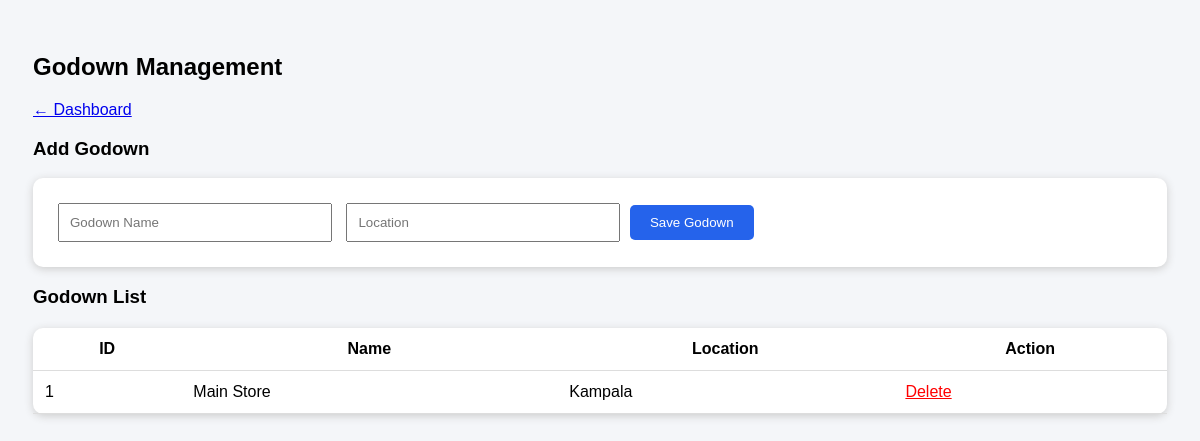
Page /godsown.php (signed in) on the committed database.
### tables this page shows
CREATE TABLE IF NOT EXISTS `godowns` (
  `id` int NOT NULL AUTO_INCREMENT,
  `name` varchar(100) NOT NULL,
  `location` varchar(200) DEFAULT NULL,
  `created_at` timestamp NULL DEFAULT CURRENT_TIMESTAMP,
  PRIMARY KEY (`id`)
);

### godsown.php (the view, shortened to what this page needs)
<?php
$db = getDB();
$godowns = $db->query("
SELECT *
FROM godowns
ORDER BY id DESC
")->fetchAll(PDO::FETCH_ASSOC);
?>
<!DOCTYPE html>
<html>
<head>
</head>
<body>
<div class="container">
<h2>
Godown Management
</h2>
<a href="dashboard.php">
← Dashboard
</a>
<h3>
Add Godown
</h3>
<form method="POST">
<input
type="text"
name="name"
placeholder="Godown Name"
required
>
<input
type="text"
name="location"
placeholder="Location"
>
<button name="add_godown">
Save Godown
</button>
</form>
<h3>
Godown List
</h3>
<table>
<tr>
<th>ID</th>
<th>Name</th>
<th>Location</th>
<th>Action</th>
</tr>
<?php foreach($godowns as $g): ?>
<tr>
<td>
<?= $g['id'] ?>
</td>
<td>
<?= $g['name'] ?>
</td>
<td>
<?= $g['location'] ?>
</td>
<td>
<a class="delete"
href="?delete=<?= $g['id'] ?>"
onclick="return confirm('Delete this godown?')">
Delete
</a>
</td>
</tr>
<?php endforeach; ?>
</table>
</div>
</body>
</html>

### godsown.php (style rules this page uses)
body { font-family:Arial; background:#f4f6f9; }
.container { padding:25px; }
form,table { background:white; padding:20px; border-radius:10px; box-shadow:0 2px 8px #ccc; }
input { padding:10px; margin:5px; width:250px; }
button { background:#2563eb; color:white; border:0; padding:10px 20px; border-radius:5px; cursor:pointer; }
table { width:100%; border-collapse:collapse; margin-top:20px; }
th,td { padding:12px; border-bottom:1px solid #ddd; }
.delete { color:red; }

### rows in the picture
godowns: id "1", name "Main Store", location "Kampala"
